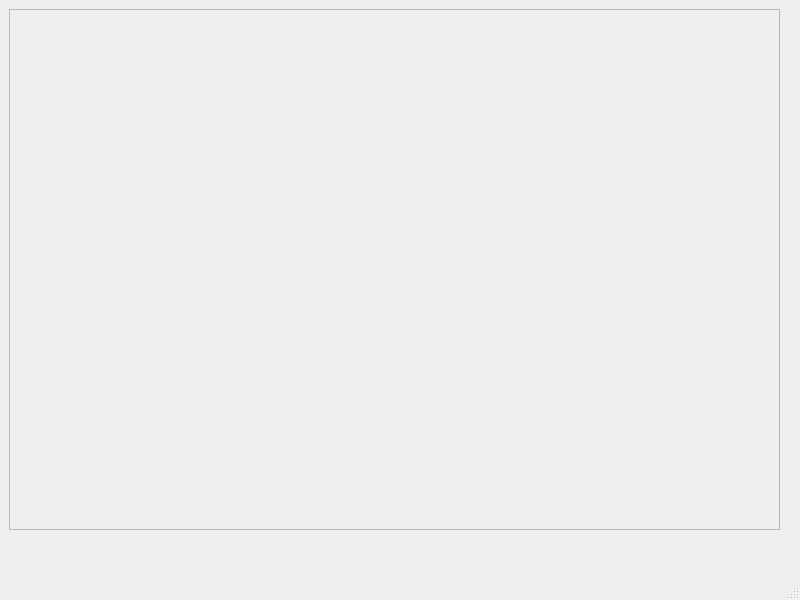
<?xml version="1.0" encoding="UTF-8"?>
<ui version="4.0">
 <class>MainWindow</class>
 <widget class="QMainWindow" name="MainWindow">
  <property name="geometry">
   <rect>
    <x>0</x>
    <y>0</y>
    <width>800</width>
    <height>600</height>
   </rect>
  </property>
  <property name="windowTitle">
   <string>MainWindow</string>
  </property>
  <widget class="QWidget" name="centralwidget">
   <widget class="QFrame" name="frame">
    <property name="geometry">
     <rect>
      <x>9</x>
      <y>9</y>
      <width>771</width>
      <height>521</height>
     </rect>
    </property>
    <property name="frameShape">
     <enum>QFrame::Shape::StyledPanel</enum>
    </property>
    <property name="frameShadow">
     <enum>QFrame::Shadow::Raised</enum>
    </property>
   </widget>
  </widget>
  <widget class="QMenuBar" name="menubar">
   <property name="geometry">
    <rect>
     <x>0</x>
     <y>0</y>
     <width>800</width>
     <height>25</height>
    </rect>
   </property>
  </widget>
  <widget class="QStatusBar" name="statusbar"/>
 </widget>
 <resources/>
 <connections/>
</ui>
